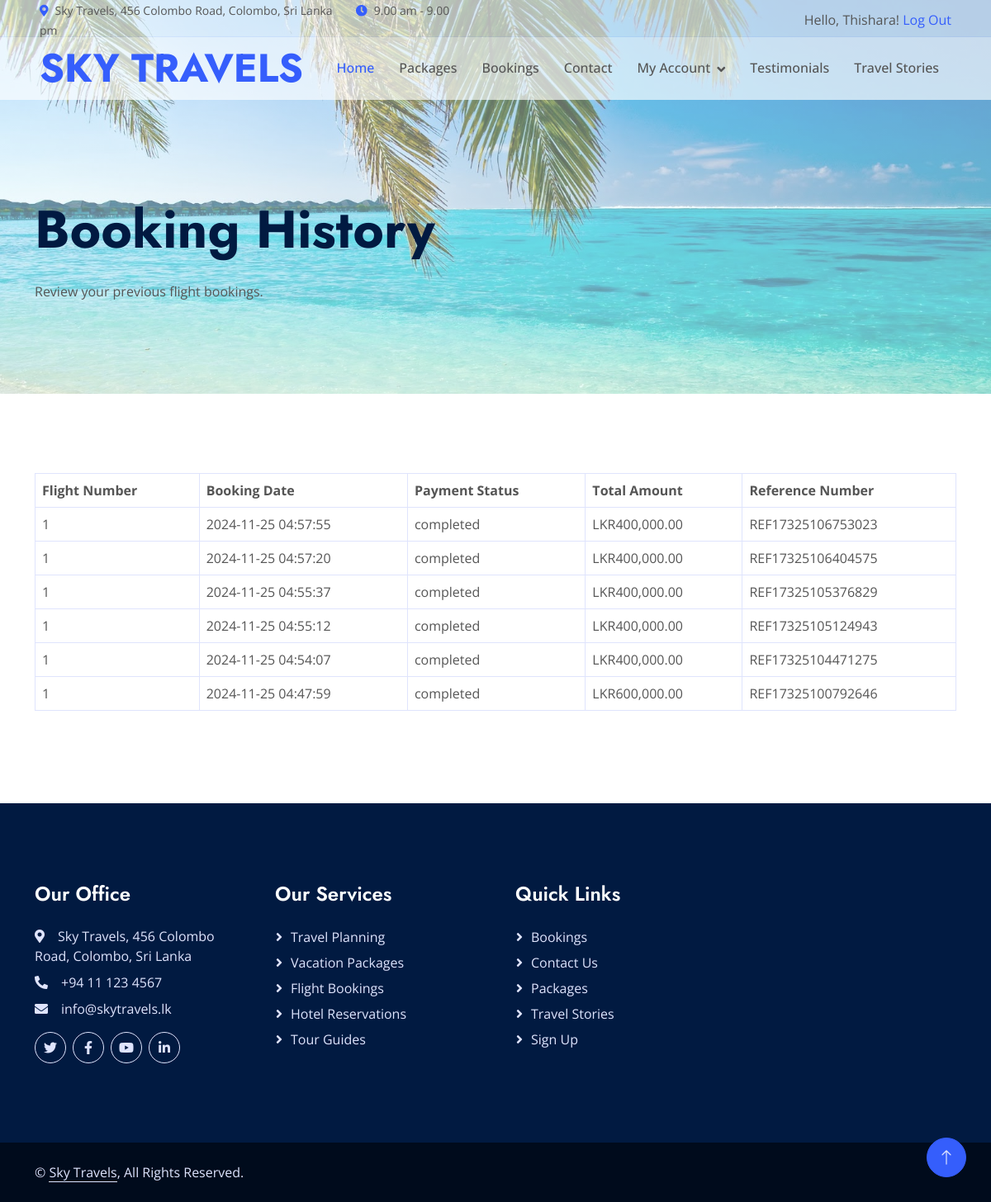
The page /booking_history.php (signed in) on the database its author committed.
### tables this page shows
CREATE TABLE `flight_bookings` (
  `id` int(11) NOT NULL,
  `flight_id` int(11) DEFAULT NULL,
  `user_id` int(11) DEFAULT NULL,
  `payment_status` varchar(50) DEFAULT NULL,
  `total_amount` int(11) DEFAULT NULL,
  `booking_date` timestamp NOT NULL DEFAULT current_timestamp(),
  `reference_number` varchar(255) NOT NULL
);

### booking_history.php (the view, shortened to what this page needs)
<?php
require 'dbconn.php';
$user_id = $_SESSION['user_id'];
$query = "SELECT * FROM flight_bookings WHERE user_id = ? ORDER BY booking_date DESC";
$stmt = $conn->prepare($query);
$stmt->bind_param("i", $user_id);
$stmt->execute();
$bookings = $stmt->get_result();
if ($bookings->num_rows > 0) {
    $booking_history = [];
    while ($row = $bookings->fetch_assoc()) {
        $booking_history[] = $row;
    }
} else {
    $booking_history = [];
}
?>
<?php
    require 'header.php';
?>
<!DOCTYPE html>
<html lang="en">
<head>
    <link href="https://cdnjs.cloudflare.com/ajax/libs/font-awesome/5.10.0/css/all.min.css" rel="stylesheet">
    <link href="https://cdn.jsdelivr.net/npm/bootstrap-icons@1.4.1/font/bootstrap-icons.css" rel="stylesheet">
    <link href="css/bootstrap.min.css" rel="stylesheet">
    <link href="css/style.css" rel="stylesheet">
</head>
<body>
    <div class="container-fluid page-header mb-5">
        <div class="container"><br><br>
            <h1 class="display-3 mb-4">Booking History</h1>
            <p>Review your previous flight bookings.</p>
        </div>
    </div>
    <div class="container-xxl py-5">
        <div class="container">
            <?php if (count($booking_history) > 0): ?>
                <table class="table table-bordered">
                    <thead>
                        <tr>
                            <th>Flight Number</th>
                            <th>Booking Date</th>
                            <th>Payment Status</th>
                            <th>Total Amount</th>
                            <th>Reference Number</th>
                        </tr>
                    </thead>
                    <tbody>
                        <?php foreach ($booking_history as $booking): ?>
                            <tr>
                                <td><?php echo htmlspecialchars($booking['flight_id']); ?></td>
                                <td><?php echo htmlspecialchars($booking['booking_date']); ?></td>
                                <td><?php echo htmlspecialchars($booking['payment_status']); ?></td>
                                <td>LKR<?php echo number_format($booking['total_amount'] / 100, 2); ?></td>
                                <td><?php echo htmlspecialchars($booking['reference_number']); ?></td>
                            </tr>
                        <?php endforeach; ?>
                    </tbody>
                </table>
            <?php else: ?>
                <p>No booking history found.</p>
            <?php endif; ?>
        </div>
    </div>
    <?php
    require 'footer.php';
?>
</body>
</html>

### css/style.css (style rules this page uses)
:root { --primary: #355EFC; --secondary: #E93C05; --tertiary: #555555; --light: #DFE4FD; --dark: #011A41; }
h1, .h1, h2, .h2, .fw-bold { font-weight: 700 !important; }
.page-header { padding-top: 12rem; padding-bottom: 6rem; background: linear-gradient(rgba(255, 255, 255, 0.4), rgba(255, 255, 255, 0.4)), url(../img/header.jfif) top left no-repeat; background-size: cover; }

### rows shown on the page
flight_bookings: flight "1", booking_date "2024-11-25 04:57:55", payment_status "completed", $booking['total_amount']/100 "400,000.00", reference_number "REF17325106753023"
flight_bookings: flight "1", booking_date "2024-11-25 04:57:20", payment_status "completed", $booking['total_amount']/100 "400,000.00", reference_number "REF17325106404575"
flight_bookings: flight "1", booking_date "2024-11-25 04:55:37", payment_status "completed", $booking['total_amount']/100 "400,000.00", reference_number "REF17325105376829"
flight_bookings: flight "1", booking_date "2024-11-25 04:55:12", payment_status "completed", $booking['total_amount']/100 "400,000.00", reference_number "REF17325105124943"
flight_bookings: flight "1", booking_date "2024-11-25 04:54:07", payment_status "completed", $booking['total_amount']/100 "400,000.00", reference_number "REF17325104471275"
flight_bookings: flight "1", booking_date "2024-11-25 04:47:59", payment_status "completed", $booking['total_amount']/100 "600,000.00", reference_number "REF17325100792646"

### other values the page prints
$_SESSION['username'] "Thishara"
